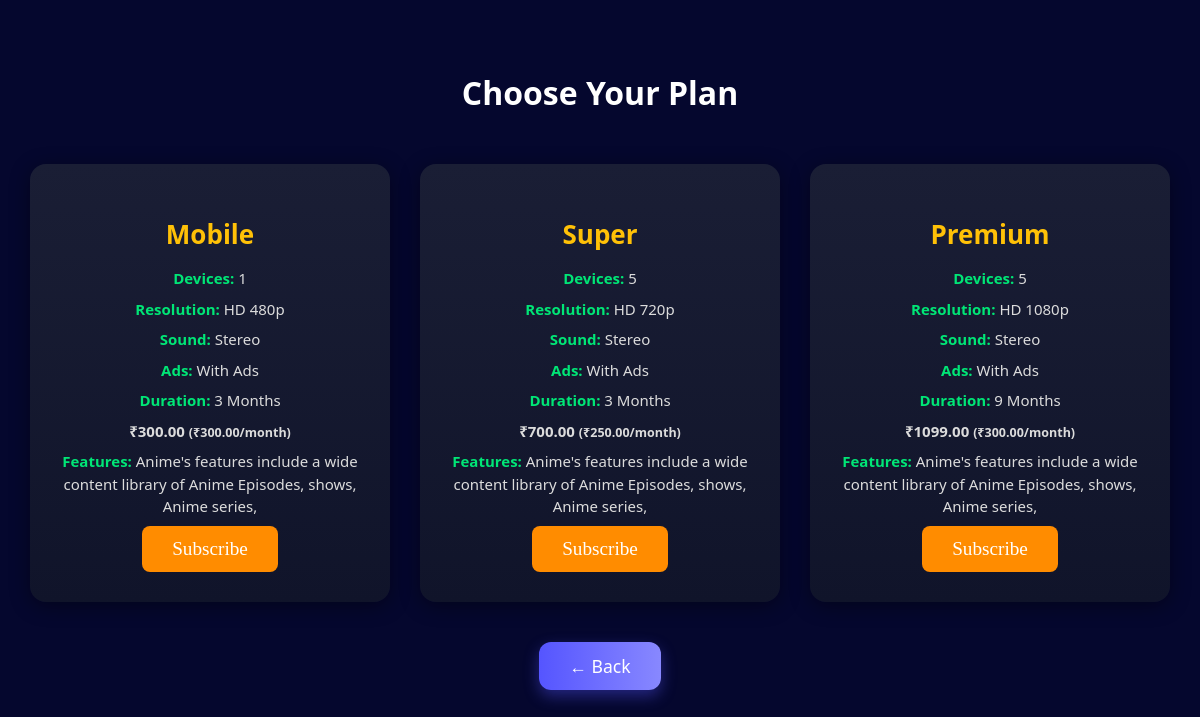
The app's page /subscribe/ with its own data.
### myapp/models.py (models this page shows, shortened)
class SubscriptionPlan(models.Model):
    PLAN_CHOICES = [
        ('Mobile', 'Mobile'),
        ('Super', 'Super'),
        ('Premium', 'Premium'),
    ]
    plan_name = models.CharField(max_length=50, choices=PLAN_CHOICES)
    devices = models.IntegerField(default=1)
    description = models.TextField(blank=True, null=True)
    has_ads = models.BooleanField(default=True)
    resolution = models.CharField(max_length=50, default='HD 720p')
    sound_quality = models.CharField(max_length=50, default='Stereo')
    duration_months = models.IntegerField(default=3)
    price = models.DecimalField(max_digits=6, decimal_places=2)
    price_per_month = models.DecimalField(max_digits=6, decimal_places=2)
    features = models.TextField(blank=True, null=True)  # e.g. "Dolby Atmos, No Ads, etc."

### myapp/views.py (the view)
# urls.py: path('subscribe/', views.subscribe_view, name='subscribe'),
def subscribe_view(request):
    plans = SubscriptionPlan.objects.all().order_by('price')
    return render(request, 'subscribe.html', {'plans': plans})

### myapp/templates/subscribe.html (shortened to what this page needs)
{% load static %}
<!DOCTYPE html>
<html lang="en">
<head>
</head>
<body>
    <h1>Choose Your Plan</h1>
    <div class="plans">
        {% for plan in plans %}
            <div class="plan">
                <h2>{{ plan.plan_name }}</h2>
                <p><strong>Devices:</strong> {{ plan.devices }}</p>
                <p><strong>Resolution:</strong> {{ plan.resolution }}</p>
                <p><strong>Sound:</strong> {{ plan.sound_quality }}</p>
                <p><strong>Ads:</strong> {% if plan.has_ads %}With Ads{% else %}No Ads{% endif %}</p>
                <p><strong>Duration:</strong> {{ plan.duration_months }} Months</p>
                <p class="price">₹{{ plan.price }} <small>(₹{{ plan.price_per_month }}/month)</small></p>
                {% if plan.features %}
                    <p><strong>Features:</strong> {{ plan.features }}</p>
                {% endif %}
                <button class="subscribe-btn" onclick="window.location.href='{% url 'payment' plan.id %}'">Subscribe</button>
            </div>
        {% endfor %}
    </div>
<div style="text-align: center; margin-top: 40px;">
<div style="text-align: center; margin-top: 40px;">
    <button class="back-btn" onclick="window.history.back();">
        ← Back
    </button>
</div>
</div>
</body>
</html>

### myapp/templates/subscribe.html (style rules this page uses)
body { font-family: 'Segoe UI', Tahoma, Geneva, Verdana, sans-serif; background-color: rgb(5, 7, 46); color: #ffffff; margin: 0; padding: 50px 20px; }
h1 { text-align: center; font-weight: 600; color: #ffffff; margin-bottom: 50px; }
.plans { display: flex; justify-content: center; align-items: stretch; flex-wrap: wrap; gap: 30px; max-width: 1200px; margin: 0 auto; }
.plan { background: linear-gradient(180deg, #1a1e35 0%, #10142a 100%); border-radius: 16px; padding: 30px 20px; width: 320px; text-align: center; box-shadow: 0 4px 20px rgba(0, 0, 0, 0.4); transition: all 0.3s ease; }
.plan h2 { color: #ffc107; font-size: 26px; margin-bottom: 15px; }
.plan p { margin: 8px 0; font-size: 15px; color: #dcdcdc; line-height: 1.5; }
.plan strong { color: #00e676; }
.price { font-size: 22px; font-weight: bold; color: #00ff99; margin-top: 10px; margin-bottom: 20px; }
.subscribe-btn { font-family: 'Times New Roman', Times, serif; background-color: darkorange; font-size: 120%; border: none; padding: 12px 30px; color: white; border-radius: 8px; cursor: pointer; transition: background-color 0.3s ease, transform 0.2s ease; }
.back-btn { font-family: 'Segoe UI', Tahoma, Geneva, Verdana, sans-serif; background: linear-gradient(90deg, #5555ff, #8888ff); font-size: 1.1rem; border: none; padding: 12px 30px; color: #fff; border-radius: 12px; cursor: pointer; transition: all 0.4s ease; box-shadow: 0 6px 15px rgba(85, 85, 255, 0.4); }

### records on screen
SubscriptionPlan: plan_name "Mobile", devices "1", resolution "HD 480p", sound_quality "Stereo", has_ads "With Ads", duration_months "3", price "300.00", price_per_month "300.00", features "Anime's features include a wide content library of Anime Episodes, shows, Anime series,"
SubscriptionPlan: plan_name "Super", devices "5", resolution "HD 720p", sound_quality "Stereo", has_ads "With Ads", duration_months "3", price "700.00", price_per_month "250.00", features "Anime's features include a wide content library of Anime Episodes, shows, Anime series,"
SubscriptionPlan: plan_name "Premium", devices "5", resolution "HD 1080p", sound_quality "Stereo", has_ads "With Ads", duration_months "9", price "1099.00", price_per_month "300.00", features "Anime's features include a wide content library of Anime Episodes, shows, Anime series,"
